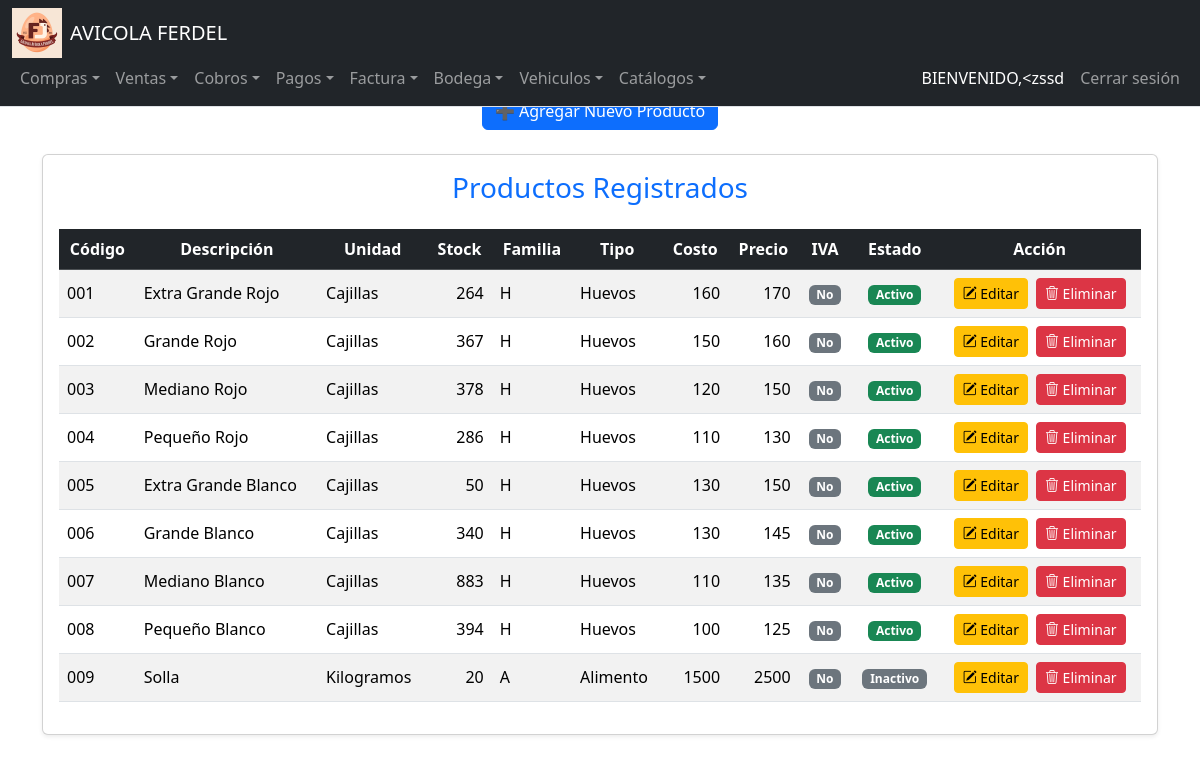
The app's page /productos (signed in), older data.
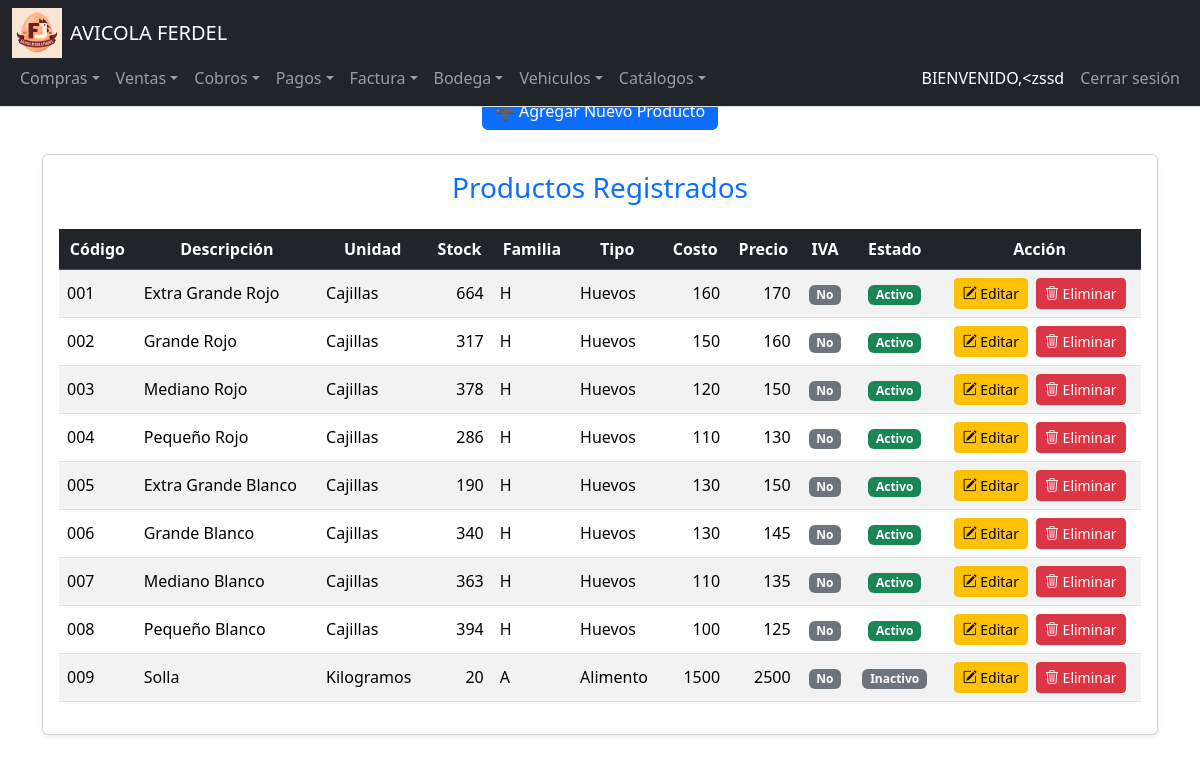
The same page, newer data.
### tables this page shows
CREATE TABLE Productos (
    ID_Producto INTEGER PRIMARY KEY AUTOINCREMENT,
    COD_Producto TEXT,
    Descripcion TEXT NOT NULL,
    Unidad_Medida INTEGER,
    Existencias NUMERIC DEFAULT 0,
    Estado INTEGER DEFAULT 1,
    Familia INTEGER,
    Costo_Promedio NUMERIC,
    IVA INTEGER DEFAULT 0,
    Tipo INTEGER,
    Precio_Venta NUMERIC,
    ID_Empresa INTEGER,
    Fecha_Creacion DATE DEFAULT CURRENT_DATE,
    Usuario_Creador INTEGER, Stock_Minimo NUMERIC DEFAULT 5,
    FOREIGN KEY (Unidad_Medida) REFERENCES Unidades_Medida(ID_Unidad),
    FOREIGN KEY (Familia) REFERENCES Familia(ID_Familia),
    FOREIGN KEY (Tipo) REFERENCES Tipo_Producto(ID_TipoProducto),
    FOREIGN KEY (ID_Empresa) REFERENCES Empresa(ID_Empresa)
);

CREATE TABLE Unidades_Medida (
    ID_Unidad INTEGER PRIMARY KEY AUTOINCREMENT,
    Descripcion TEXT NOT NULL,
    Abreviatura TEXT
);

CREATE TABLE Familia (
    ID_Familia INTEGER PRIMARY KEY AUTOINCREMENT,
    Descripcion TEXT NOT NULL
);

CREATE TABLE Tipo_Producto (
    ID_TipoProducto INTEGER PRIMARY KEY AUTOINCREMENT,
    Descripcion TEXT NOT NULL
);

### app.py (the view, shortened to what this page needs)
@app.route("/productos", methods=["GET", "POST"])
@login_required
def productos():
    try:
        productos = db.execute("""
            SELECT P.*, U.Descripcion AS Unidad, F.Descripcion AS FamiliaDesc, T.Descripcion AS TipoDesc
            FROM Productos P
            LEFT JOIN Unidades_Medida U ON P.Unidad_Medida = U.ID_Unidad
            LEFT JOIN Familia F ON P.Familia = F.ID_Familia
            LEFT JOIN Tipo_Producto T ON P.Tipo = T.ID_TipoProducto
            ORDER BY P.cod_producto
        """)
        unidades = db.execute("SELECT ID_Unidad, Descripcion FROM Unidades_Medida ORDER BY Descripcion")
        familias = db.execute("SELECT ID_Familia, Descripcion FROM Familia ORDER BY Descripcion")
        tipos = db.execute("SELECT ID_TipoProducto, Descripcion FROM Tipo_Producto ORDER BY Descripcion")
        bodegas = db.execute("SELECT ID_Bodega, Nombre FROM Bodegas ORDER BY Nombre")
        if not isinstance(productos, (list, tuple)) and hasattr(productos, 'fetchall'):
            productos = productos.fetchall()
        if not isinstance(unidades, (list, tuple)) and hasattr(unidades, 'fetchall'):
            unidades = unidades.fetchall()
        if not isinstance(familias, (list, tuple)) and hasattr(familias, 'fetchall'):
            familias = familias.fetchall()
        if not isinstance(tipos, (list, tuple)) and hasattr(tipos, 'fetchall'):
            tipos = tipos.fetchall()
        if not isinstance(bodegas, (list, tuple)) and hasattr(bodegas, 'fetchall'):
            bodegas = bodegas.fetchall()
    except Exception as e:
        flash(f"Error al cargar los datos: {str(e)}", "danger")
        productos = []
        unidades = []
        familias = []
        tipos = []
        bodegas = []
    return render_template(
        "productos.html",
        productos=productos,
        unidades=unidades,
        familias=familias,
        tipos=tipos,
        bodegas=bodegas
    )

### app.py (called while the page is built)
@login_manager.user_loader
def load_user(user_id):
    user_data = db.execute("SELECT * FROM Usuarios WHERE ID_Usuario = ?", user_id)
    if len(user_data) == 1:
        return User(user_data[0]["ID_Usuario"], user_data[0]["NombreUsuario"])
    return None

@app.after_request
def after_request(response):
    response.headers["Cache-Control"] = "no-cache, no-store, must-revalidate"
    response.headers["Expires"] = 0
    response.headers["Pragma"] = "no-cache"
    return response

### Templates/productos.html (shortened to what this page needs)
{% extends "layout.html" %}
{% block main %}
<div class="container">
    <div class="d-flex justify-content-center mb-4">
        <button class="btn btn-primary" type="button" data-bs-toggle="collapse" data-bs-target="#formularioProducto" aria-expanded="false" aria-controls="formularioProducto">
            ➕ Agregar Nuevo Producto
        </button>
    </div>
    <div class="card shadow-sm">
        <div class="card-body">
            <h3 class="card-title text-center text-primary mb-4">Productos Registrados</h3>
            <div class="table-responsive">
                <table class="table table-striped table-hover align-middle">
                    <thead class="table-dark text-center">
                        <tr>
                            <th>Código</th>
                            <th>Descripción</th>
                            <th>Unidad</th>
                            <th>Stock</th>
                            <th>Familia</th>
                            <th>Tipo</th>
                            <th>Costo</th>
                            <th>Precio</th>
                            <th>IVA</th>
                            <th>Estado</th>
                            <th>Acción</th>
                        </tr>
                    </thead>
                    <tbody>
                        {% for p in productos %}
                        <tr>
                            <td>{{ p.COD_Producto or '-' }}</td>
                            <td>{{ p.Descripcion }}</td>
                            <td>{{ p.Unidad or '-' }}</td>
                            <td class="text-end">{{ p.Existencias }}</td>
                            <td>{{ p.FamiliaDesc or '-' }}</td>
                            <td>{{ p.TipoDesc or '-' }}</td>
                            <td class="text-end">{{ p.Costo_Promedio }}</td>
                            <td class="text-end">{{ p.Precio_Venta }}</td>
                            <td class="text-center">
                                {% if p.IVA %}
                                    <span class="badge bg-success">Sí</span>
                                {% else %}
                                    <span class="badge bg-secondary">No</span>
                                {% endif %}
                            </td>
                            <td class="text-center">
                                {% if p.Estado == 1 %}
                                    <span class="badge bg-success">Activo</span>
                                {% else %}
                                    <span class="badge bg-secondary">Inactivo</span>
                                {% endif %}
                            </td>
                            <td class="text-center">
                                <div class="d-flex justify-content-center gap-2">
                                    <a href="{{ url_for('editar_producto', id=p.ID_Producto) }}" class="btn btn-sm btn-warning">
                                        <i class="bi bi-pencil-square"></i> Editar
                                    </a>
                                    <a href="{{ url_for('eliminar_producto', id=p.ID_Producto) }}" class="btn btn-sm btn-danger" onclick="return confirm('¿Seguro de eliminar?');">
                                        <i class="bi bi-trash3"></i> Eliminar
                                    </a>
                                </div>
                            </td>
                        </tr>
                        {% else %}
                        <tr>
                            <td colspan="12" class="text-center text-muted">No hay productos registrados.</td>
                        </tr>
                        {% endfor %}
                    </tbody>
                </table>
            </div>
        </div>
    </div>
</div>
{% endblock %}

Row changes from the older to the newer data that the page shows:
changed Productos "Extra Grande Rojo": Existencias "264" → "664"
changed Productos "Grande Rojo": Existencias "367" → "317"
changed Productos "Extra Grande Blanco": Existencias "50" → "190"
changed Productos "Mediano Blanco": Existencias "883" → "363"
